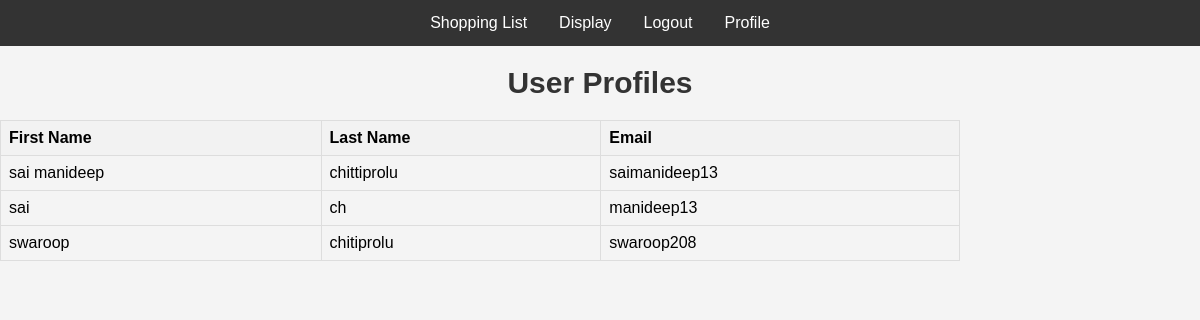
The page /profile (signed in) on the database as committed earlier.
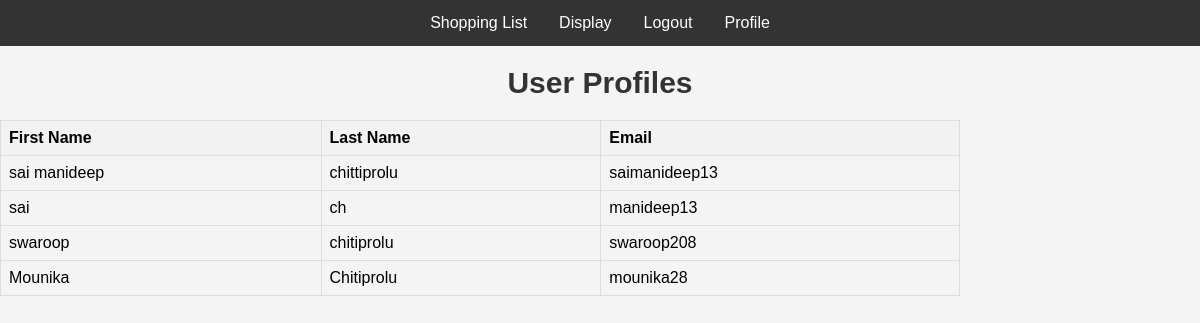
The same page on the database as committed later.
### app.py (models this page shows, shortened)
class User(db.Model, UserMixin):
    __tablename__ = 'users'
    id = db.Column(db.Integer, primary_key = True)
    first_name = db.Column(db.String(30))
    last_name = db.Column(db.String(30))
    email = db.Column(db.String(64), unique=True, index=True)
    password_hash = db.Column(db.String(128))

### app.py (the view)
@app.route('/profile')
@login_required
def profile():
    users = User.query.all()
    return render_template('profile.html', users = users)

### app.py (called while the page is built)
@login_manager.user_loader
def load_user(user_id):
    return User.query.get(user_id)

### templates/profile.html (shortened to what this page needs)
{% extends 'layout.html' %}
{% block content %}
    <table>
        <h1> User Profiles</h1>
        <tr>
            <th> First Name</th>
            <th> Last Name</th>
            <th> Email</th>
        </tr>
        {% for user in users %}
            <tr>
                <td>{{ user.first_name }}</td>
                <td>{{ user.last_name }}</td>
                <td>{{ user.email }}</td>
            </tr>
        {% endfor %}
{% endblock %}

Rows that differ between the two databases and show on the page:
added User: first_name "Mounika", last_name "Chitiprolu", email "mounika28"
